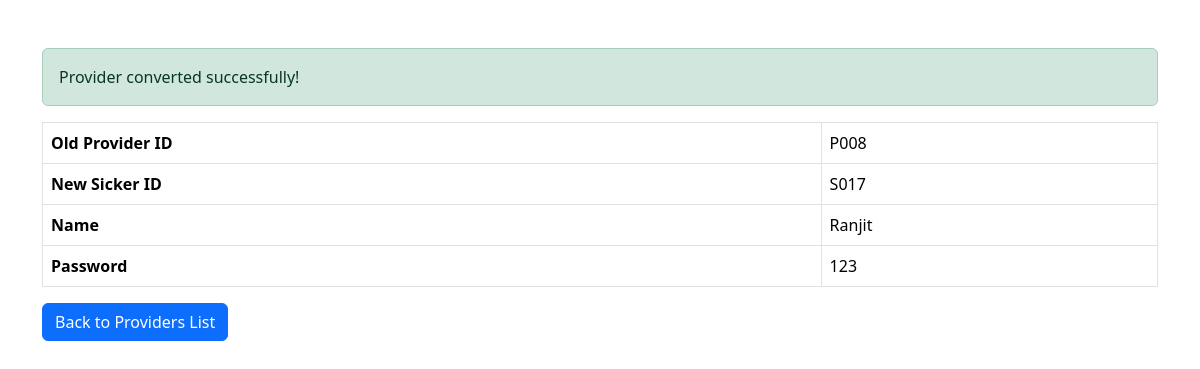
Page /convert_provider.php?provider_id=P008 on the committed database.
### tables this page shows
CREATE TABLE `providers` (
  `provider_id` varchar(10) NOT NULL,
  `provider_name` varchar(100) DEFAULT NULL,
  `provider_dob` date DEFAULT NULL,
  `provider_gender` varchar(10) DEFAULT NULL,
  `provider_mobile` varchar(15) DEFAULT NULL,
  `city` varchar(50) DEFAULT NULL,
  `area` varchar(50) DEFAULT NULL,
  `date` date DEFAULT curdate(),
  `password` varchar(255) DEFAULT NULL,
  `image` varchar(255) DEFAULT NULL,
  `aadhar_doc` varchar(255) DEFAULT NULL,
  `status` enum('pending','active','inactive','converted') NOT NULL DEFAULT 'pending',
  `converted` tinyint(1) DEFAULT 0,
  `email` varchar(255) DEFAULT NULL
);

CREATE TABLE `sickers` (
  `id` int(11) NOT NULL,
  `sicker_id` varchar(10) NOT NULL,
  `sicker_name` varchar(100) NOT NULL,
  `dob` date DEFAULT NULL,
  `sicker_age` int(3) NOT NULL,
  `sicker_gender` enum('Male','Female') NOT NULL,
  `sicker_mobile` varchar(10) NOT NULL,
  `city` varchar(100) NOT NULL,
  `area` varchar(100) NOT NULL,
  `request_date` date DEFAULT curdate(),
  `password` varchar(255) NOT NULL,
  `image` varchar(255) DEFAULT NULL,
  `aadhar_doc` varchar(255) DEFAULT NULL,
  `status` enum('pending','active','inactive') NOT NULL DEFAULT 'pending',
  `email` varchar(255) DEFAULT NULL
);

### convert_provider.php (the view, shortened to what this page needs)
<?php
require 'db.php';
$provider_id = $_GET['provider_id'];
$stmt = $conn->prepare("SELECT * FROM providers WHERE provider_id=? AND converted=0");
$stmt->bind_param("s", $provider_id);
$stmt->execute();
$provider = $stmt->get_result()->fetch_assoc();
$lastSicker = $conn->query("SELECT sicker_id FROM sickers ORDER BY id DESC LIMIT 1");
$number = ($lastSicker->num_rows > 0) ? intval(substr($lastSicker->fetch_assoc()['sicker_id'],1)) + 1 : 1;
$new_sicker_id = 'S' . str_pad($number,3,'0',STR_PAD_LEFT);
?>
<!DOCTYPE html>
<html lang="en">
<head>
<link href="https://cdn.jsdelivr.net/npm/bootstrap@5.3.2/dist/css/bootstrap.min.css" rel="stylesheet">
</head>
<body>
<div class="container mt-5">
    <div class="alert alert-success">Provider converted successfully!</div>
    <table class="table table-bordered">
        <tr><th>Old Provider ID</th><td><?= $provider['provider_id'] ?></td></tr>
        <tr><th>New Sicker ID</th><td><?= $new_sicker_id ?></td></tr>
        <tr><th>Name</th><td><?= $provider['provider_name'] ?></td></tr>
        <tr><th>Password</th><td><?= $provider['password'] ?></td></tr>
    </table>
    <a href="activeaccount.php" class="btn btn-primary">Back to Providers List</a>
</div>
</body>
</html>

### rows in the picture
providers: provider_id "P008", provider_name "Ranjit", password "123"
sickers: sicker "S017"
